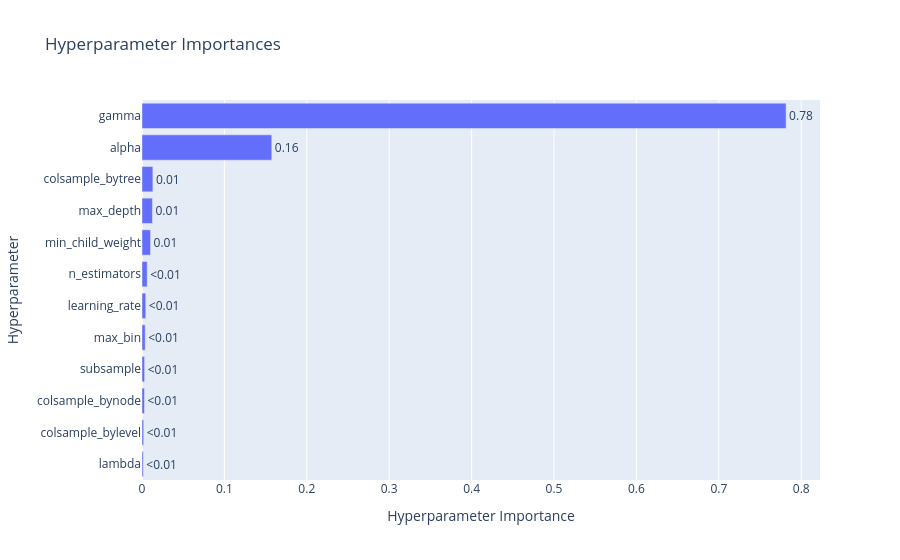

Write notebook code for a chart like this one.
### Code cell
optuna.visualization.plot_param_importances(my_studies_xgb['district'])

### Figure 1 — Plotly figure (JSON) as saved in the notebook; plotly's stock layout.template omitted (floating-point values rounded to 4 significant figures)
{"data": [{"cliponaxis": false, "hovertemplate": ["lambda (FloatDistribution): 0.0015436627381999637<extra></extra>", "colsample_bylevel (FloatDistribution): 0.0020508048938092556<extra></extra>", "colsample_bynode (FloatDistribution): 0.00303696099537947<extra></extra>", "subsample (FloatDistribution): 0.003174029304974301<extra></extra>", "max_bin (IntDistribution): 0.003915444914740161<extra></extra>", "learning_rate (FloatDistribution): 0.004584382782838562<extra></extra>", "n_estimators (IntDistribution): 0.006294419054173686<extra></extra>", "min_child_weight (FloatDistribution): 0.01035567515939053<extra></extra>", "max_depth (IntDistribution): 0.012697788109848477<extra></extra>", "colsample_bytree (FloatDistribution): 0.013219999786964743<extra></extra>", "alpha (FloatDistribution): 0.1574972355898924<extra></extra>", "gamma (FloatDistribution): 0.7816295966697884<extra></extra>"], "name": "Objective Value", "orientation": "h", "text": ["<0.01", "<0.01", "<0.01", "<0.01", "<0.01", "<0.01", "<0.01", "0.01", "0.01", "0.01", "0.16", "0.78"], "textposition": "outside", "type": "bar", "x": [0.001544, 0.002051, 0.003037, 0.003174, 0.003915, 0.004584, 0.006294, 0.01036, 0.0127, 0.01322, 0.1575, 0.7816], "y": ["lambda", "colsample_bylevel", "colsample_bynode", "subsample", "max_bin", "learning_rate", "n_estimators", "min_child_weight", "max_depth", "colsample_bytree", "alpha", "gamma"]}], "layout": {"title": {"text": "Hyperparameter Importances"}, "xaxis": {"title": {"text": "Hyperparameter Importance"}}, "yaxis": {"title": {"text": "Hyperparameter"}}}}
